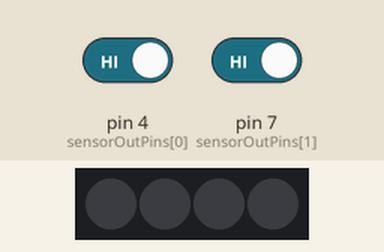
A program run on a simulated Arduino Nano, built with avr-gcc and run on an emulated ATmega328P. On the bench: 4 RGB LEDs in strip order, left to right. The test bench sets the inputs (shaded band); at power-on: pin 4 (sensorOutPins[0]) HIGH, pin 7 (sensorOutPins[1]) HIGH.

Above: at 1.2 s.
1.3 s: pin 4 (sensorOutPins[0]) driven LOW
At 1.9 s:
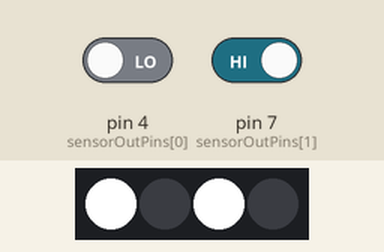
2.8 s: pin 7 (sensorOutPins[1]) driven LOW
At 3.2 s:
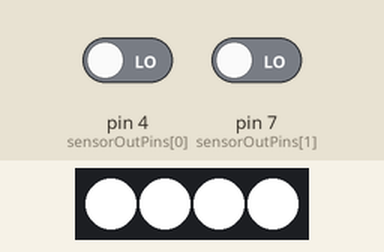
4.3 s: pin 4 (sensorOutPins[0]) driven HIGH
At 5.4 s:
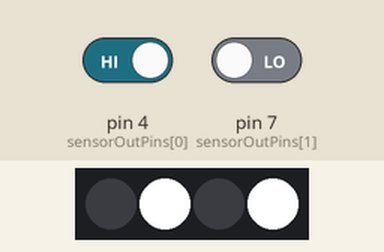
5.8 s: pin 7 (sensorOutPins[1]) driven HIGH
At 6.6 s:
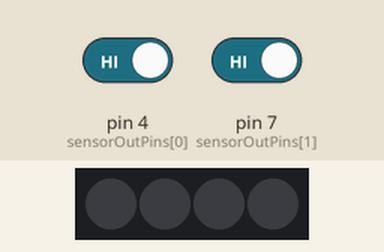
Timing chart, 0 to 8.3 s (numbered marks = the images above; inputs shaded):
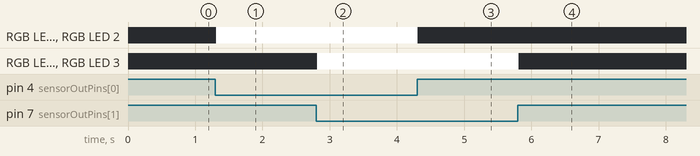

The program:

main.cpp
```cpp
#include <Arduino.h>
#include <FastLED.h>

constexpr uint8_t kLedDataPin = 3;
constexpr size_t kNumLeds = 4;
constexpr uint8_t kBrightness = 128;

constexpr size_t kNumRows = 2;
constexpr size_t kNumCols = 2;

const uint8_t sensorPowerPins[kNumRows] = {2, 5};
const uint8_t sensorOutPins[kNumCols] = {4, 7};

constexpr int kSensorPowerDelay = 2;

CRGB leds[kNumLeds];

void setup() {
  FastLED.addLeds<WS2812B, kLedDataPin, GRB>(leds, kNumLeds)
      .setCorrection(TypicalLEDStrip);

  for (int i = 0; i < kNumRows; i++) {
    pinMode(sensorPowerPins[i], OUTPUT);
  }

  for (int i = 0; i < kNumCols; i++) {
    pinMode(sensorOutPins[i], INPUT_PULLUP);
  }

  digitalWrite(sensorPowerPins[0], HIGH);
}

int ledNumber(int row, int col) {
  if (row == 0 && col == 0) {
    return 0;
  } else if (row == 0 && col == 1) {
    return 1;
  } else if (row == 1 && col == 1) {
    return 3;
  } else {
    return 2;
  }
}

void setLed(int row, int col, bool on) {
  int n = ledNumber(row, col);
  if (on) {
    leds[n] = CRGB::White;
  } else {
    leds[n] = CRGB::Black;
  }
}

void loop() {
  fill_solid(leds, kNumLeds, CRGB::Black);

  for (int row = 0; row < kNumRows; row++) {
    digitalWrite(sensorPowerPins[row], HIGH);
    delay(kSensorPowerDelay);

    for (int col = 0; col < kNumCols; col++) {
      int sensorValue = digitalRead(sensorOutPins[col]);
      bool magnetPresent = sensorValue == LOW;
      setLed(row, col, magnetPresent);
    }

    digitalWrite(sensorPowerPins[row], LOW);
    delay(kSensorPowerDelay);
  }

  FastLED.show();
}
```

Measured:
- after the input at 1.3 s, RGB LED 0, RGB LED 2: off → RGB(255, 255, 255) at once
- after the input at 2.8 s, RGB LED 1, RGB LED 3: off → RGB(255, 255, 255) at once
- after the input at 4.3 s, RGB LED 0, RGB LED 2: RGB(255, 255, 255) → off at once
- after the input at 5.8 s, RGB LED 1, RGB LED 3: RGB(255, 255, 255) → off at once
